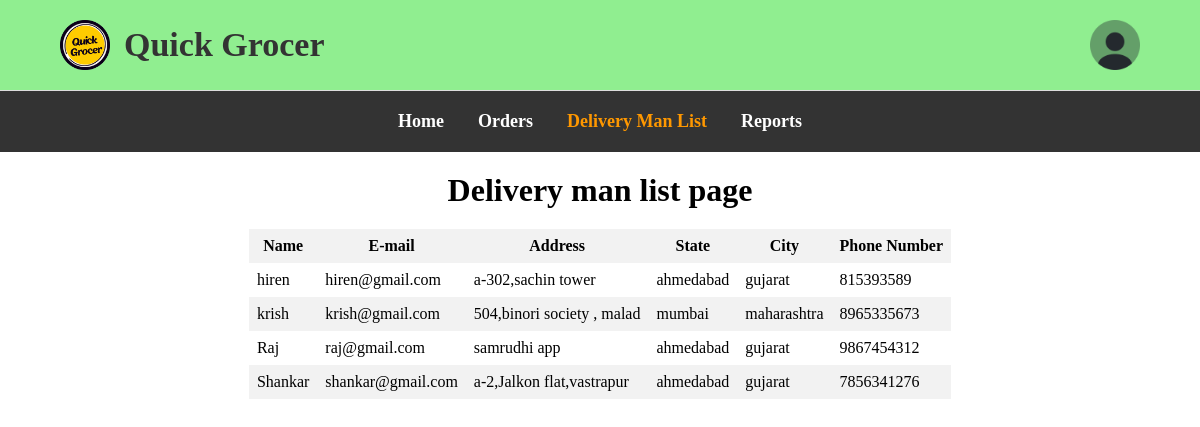
/admin_delivery_man_list.php, run on the app's committed database.
### tables this page shows
CREATE TABLE `shipping_address` (
  `address_id` int(5) NOT NULL,
  `user_id` int(5) DEFAULT NULL,
  `address` varchar(70) DEFAULT NULL,
  `state` varchar(25) DEFAULT NULL,
  `city` varchar(30) DEFAULT NULL,
  `address_name` varchar(10) DEFAULT NULL
);

CREATE TABLE `user` (
  `user_id` int(5) NOT NULL,
  `username` varchar(20) DEFAULT NULL,
  `password` longtext DEFAULT NULL,
  `email` varchar(50) DEFAULT NULL,
  `phone_number` varchar(10) DEFAULT NULL,
  `role` varchar(15) NOT NULL
);

### admin_delivery_man_list.php (the view, shortened to what this page needs)
<?php
require_once("db.php");
?>
<!DOCTYPE html>
<html lang="en">
<head>
</head>
<body>
    <header>
        <div class="container">
            <div class="logo">
                <img src="Quick Grocer.png" alt="Quick Grocer Logo">
                <h1>Quick Grocer</h1>
            </div>
            <div class="profile">
                <a href="admin_profile.php"><img src="profile1.png" alt="profile"></a>
            </div>
        </div>
    </header>
    <nav>
        <div class="container">
            <ul>
                <li><a href="admin.php">Home</a></li>
                <li><a href="admin_orders.php">Orders</a></li>
                <li><a href="admin_delivery_man_list.php" class="active">Delivery Man List</a></li>
                <li><a href="admin_reports.php">Reports</a></li>
            </ul>
        </div>
    </nav>
    <main>
        <h1 align="center">Delivery man list page</h1>
    </main>
</body>
</html>
<?php
$query="select u.username,u.email,u.phone_number,s.address,s.state,s.city
        from user u
        Inner join shipping_address s on s.user_id=u.user_id
        where u.role='delivery' ";
    $res=mysqli_query($conn,$query);
    echo "<div id='table'>" ;
    echo "<div id='tablecenter'>" ;
    echo "<table border=2px solid black>";
    echo "<tr>";
    echo "<th>Name</th>";
    echo "<th>E-mail</th>";
    echo "<th>Address</th>";
    echo "<th>State</th>";
    echo "<th>City</th>";
    echo "<th>Phone Number</th>";
    echo "</tr>";
    while($rec=mysqli_fetch_assoc($res)){
        echo "<tr>";
        echo "<td>".$rec["username"]."</td>";
        echo "<td>".$rec["email"]."</td>";
        echo "<td>".$rec["address"]."</td>";
        echo "<td>".$rec["city"]."</td>";
        echo "<td>".$rec["state"]."</td>";
        echo "<td>".$rec["phone_number"]."</td>";
        echo "</tr>";
    }
    echo "</table>";
    echo "</div>";
    echo "</div>";
?>

### admin_delivery_man_list.php (style rules this page uses)
* { margin: 0; padding: 0; box-sizing: border-box; }
.container { width: 90%; margin: 0 auto; }
header { background-color: lightgreen; padding: 20px 0; border-bottom: 1px solid #ddd; }
.logo { display: inline-block; }
.logo img { height: 50px; width: auto; vertical-align: middle; }
.logo h1 { display: inline; font-size: 34px; font-weight: bold; color: #333; margin-left: 10px; vertical-align: middle; }
.profile { display: inline-block; float: right; }
.profile img { height: 50px; width: auto; vertical-align: middle; }
nav { background-color: #333; padding: 20px 0; }
nav ul { list-style-type: none; text-align: center; }
nav ul li { display: inline; margin-right: 30px; }
nav ul li:last-child { margin-right: 0; }
nav ul li a { text-decoration: none; color: #fff; font-weight: bold; font-size: large; }
nav ul li a.active { color: #ff9800; }
table { border:none; border-spacing:20px; background:#f2f2f2; width:100%; border-collapse:collapse; }
th,td { border:none; padding:8px; }
h1 { margin:20px; }
#table { display:flex; justify-content:center; }
tr:nth-child(even) { background-color:white; }

### data on the page
shipping_address: user.username "hiren", user.email "hiren@gmail.com", address "a-302,sachin tower", city "ahmedabad", state "gujarat", user.phone_number "815393589"
shipping_address: user.username "krish", user.email "krish@gmail.com", address "504,binori society , malad", city "mumbai", state "maharashtra", user.phone_number "8965335673"
shipping_address: user.username "Raj", user.email "raj@gmail.com", address "samrudhi app", city "ahmedabad", state "gujarat", user.phone_number "9867454312"
shipping_address: user.username "Shankar", user.email "shankar@gmail.com", address "a-2,Jalkon flat,vastrapur", city "ahmedabad", state "gujarat", user.phone_number "7856341276"
